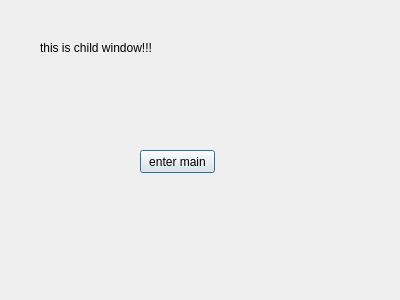
<?xml version="1.0" encoding="UTF-8"?>
<ui version="4.0">
 <class>ChildDialog</class>
 <widget class="QDialog" name="ChildDialog">
  <property name="geometry">
   <rect>
    <x>0</x>
    <y>0</y>
    <width>400</width>
    <height>300</height>
   </rect>
  </property>
  <property name="windowTitle">
   <string>Dialog</string>
  </property>
  <widget class="QLabel" name="label">
   <property name="geometry">
    <rect>
     <x>40</x>
     <y>40</y>
     <width>131</width>
     <height>16</height>
    </rect>
   </property>
   <property name="text">
    <string>this is child window!!!</string>
   </property>
  </widget>
  <widget class="QPushButton" name="enterMain">
   <property name="geometry">
    <rect>
     <x>140</x>
     <y>150</y>
     <width>75</width>
     <height>23</height>
    </rect>
   </property>
   <property name="text">
    <string>enter main</string>
   </property>
  </widget>
 </widget>
 <resources/>
 <connections>
  <connection>
   <sender>enterMain</sender>
   <signal>clicked()</signal>
   <receiver>ChildDialog</receiver>
   <slot>accept()</slot>
   <hints>
    <hint type="sourcelabel">
     <x>164</x>
     <y>154</y>
    </hint>
    <hint type="destinationlabel">
     <x>274</x>
     <y>103</y>
    </hint>
   </hints>
  </connection>
 </connections>
</ui>
